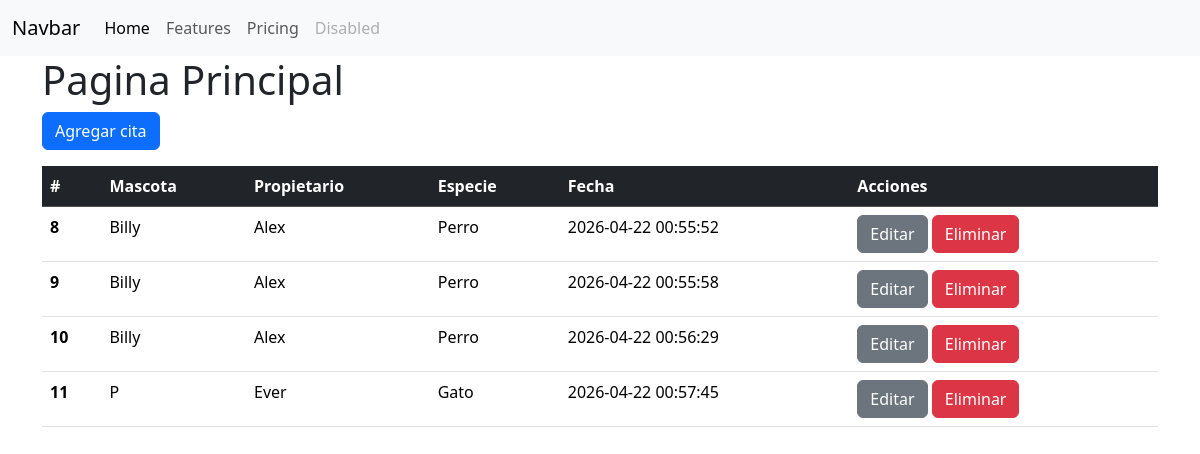
The page / on the database its author committed.
### tables this page shows
CREATE TABLE pacientes(
            id INTEGER PRIMARY KEY AUTOINCREMENT,
            mascota TEXT NOT NULL,
            propietario TEXT NOT NULL,
            especie TEXT,
            fecha DATETIME DEFAULT CURRENT_TIMESTAMP
        );

### app.py (the view)
@app.route('/')
def index():
    conn = sqlite3.connect("citas.db")
    cursor = conn.cursor()
    cursor.row_factory = sqlite3.Row
    cursor.execute("""
    SELECT * FROM pacientes
""")
    pacientes=cursor.fetchall()
    conn.commit()
    conn.close()
    return render_template("index.html",pacientes=pacientes)

### templates/index.html (shortened to what this page needs)
{%extends "base.html"%}
{%block content%}
<h1>Pagina Principal</h1>
<a href="/agendar" class="btn btn-primary mb-3">Agregar cita</a>
<table class="table">
    <thead class="table-dark">
        <tr>
            <th scope="col">#</th>
            <th scope="col">Mascota</th>
            <th scope="col">Propietario</th>
            <th scope="col">Especie</th>
            <th scope="col">Fecha</th>
            <th scope="col">Acciones</th>
        </tr>
    </thead>
    {%for paciente in pacientes%}
    <tbody class="mb-1">
        <tr>
            <th scope="row">{{paciente.id}}</th>
            <td>{{paciente.mascota}}</td>
            <td>{{paciente.propietario}}</td>
            <td>{{paciente.especie}}</td>
            <td>{{paciente.fecha}}</td>
            <td>
                <a href="/editar/{{paciente.id}}" class="btn btn-secondary">Editar</a>
                <a href="/cancelar/{{paciente.id}}" class="btn btn-danger">Eliminar</a>
            </td>
        </tr>
    </tbody>
    {%endfor%}
</table>
{%endblock%}

### templates/base.html (shortened to what this page needs)
<!DOCTYPE html>
<html lang="en">
<head>
    <link href="https://cdn.jsdelivr.net/npm/bootstrap@5.3.8/dist/css/bootstrap.min.css" rel="stylesheet">
</head>
<body>
    <nav class="navbar navbar-expand-lg bg-body-tertiary">
        <div class="container-fluid">
            <a class="navbar-brand" href="#">Navbar</a>
            <div class="collapse navbar-collapse" id="navbarNav">
                <ul class="navbar-nav">
                    <li class="nav-item">
                        <a class="nav-link active" aria-current="page" href="#">Home</a>
                    </li>
                    <li class="nav-item">
                        <a class="nav-link" href="#">Features</a>
                    </li>
                    <li class="nav-item">
                        <a class="nav-link" href="#">Pricing</a>
                    </li>
                    <li class="nav-item">
                        <a class="nav-link disabled" aria-disabled="true">Disabled</a>
                    </li>
                </ul>
            </div>
        </div>
    </nav>
    <div class="container">
    {%block content%}
    {%endblock%}
    </div>
</body>
</html>

### rows shown on the page
pacientes: id "8", mascota "Billy", propietario "Alex", especie "Perro", fecha "2026-04-22 00:55:52"
pacientes: id "9", mascota "Billy", propietario "Alex", especie "Perro", fecha "2026-04-22 00:55:58"
pacientes: id "10", mascota "Billy", propietario "Alex", especie "Perro", fecha "2026-04-22 00:56:29"
pacientes: id "11", mascota "P", propietario "Ever", especie "Gato", fecha "2026-04-22 00:57:45"
